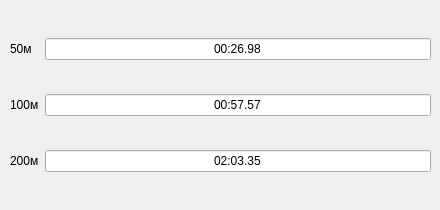
         <widget class="QWidget" name="tab_41">
          <attribute name="title">
           <string>Жінки</string>
          </attribute>
          <widget class="QWidget" name="layoutWidget_27">
           <property name="geometry">
            <rect>
             <x>10</x>
             <y>10</y>
             <width>421</width>
             <height>191</height>
            </rect>
           </property>
           <layout class="QGridLayout" name="gridLayout_29">
            <item row="0" column="0">
             <widget class="QLabel" name="label_181">
              <property name="text">
               <string>50м</string>
              </property>
             </widget>
            </item>
            <item row="2" column="1">
             <widget class="QLineEdit" name="lineEdit_50m_back_women200">
              <property name="text">
               <string>02:03.35</string>
              </property>
              <property name="alignment">
               <set>Qt::AlignCenter</set>
              </property>
             </widget>
            </item>
            <item row="1" column="1">
             <widget class="QLineEdit" name="lineEdit_50m_back_women100">
              <property name="text">
               <string>00:57.57</string>
              </property>
              <property name="alignment">
               <set>Qt::AlignCenter</set>
              </property>
             </widget>
            </item>
            <item row="0" column="1">
             <widget class="QLineEdit" name="lineEdit_50m_back_women50">
              <property name="text">
               <string>00:26.98</string>
              </property>
              <property name="alignment">
               <set>Qt::AlignCenter</set>
              </property>
             </widget>
            </item>
            <item row="1" column="0">
             <widget class="QLabel" name="label_183">
              <property name="text">
               <string>100м</string>
              </property>
             </widget>
            </item>
            <item row="2" column="0">
             <widget class="QLabel" name="label_185">
              <property name="text">
               <string>200м</string>
              </property>
             </widget>
            </item>
           </layout>
          </widget>
         </widget>
